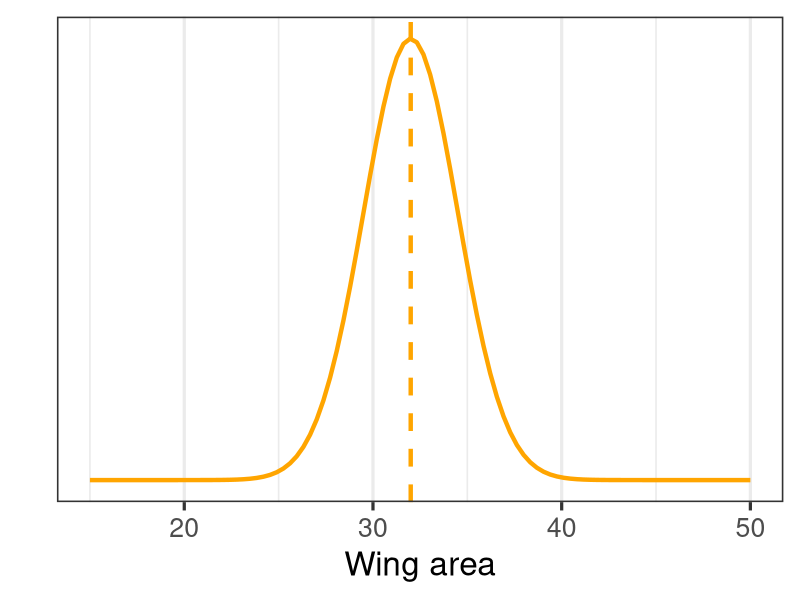
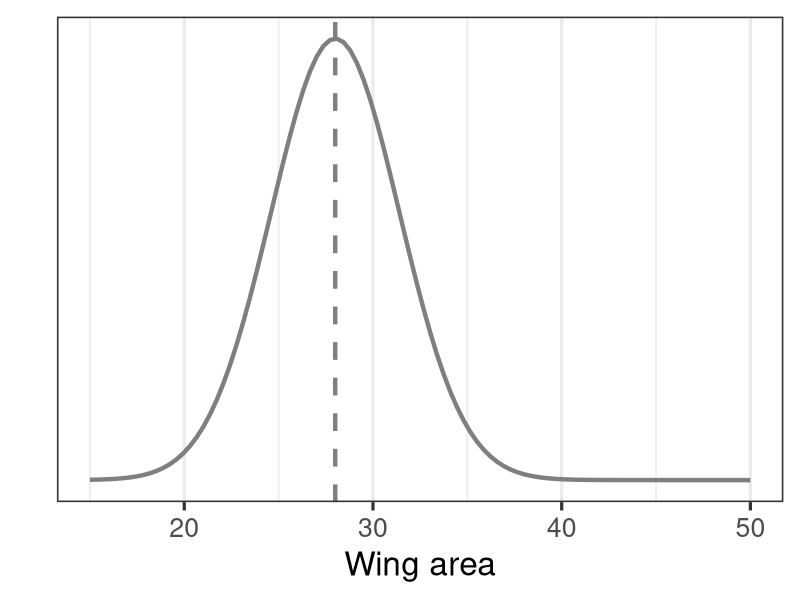
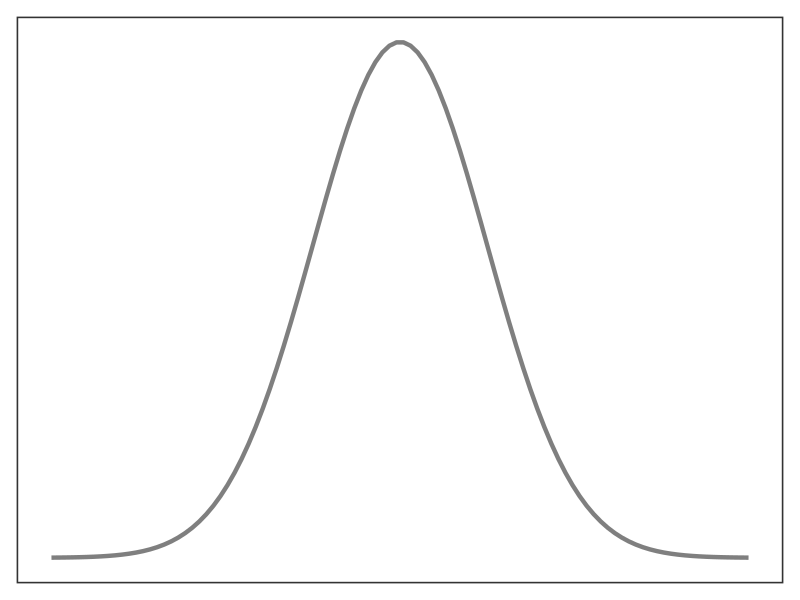
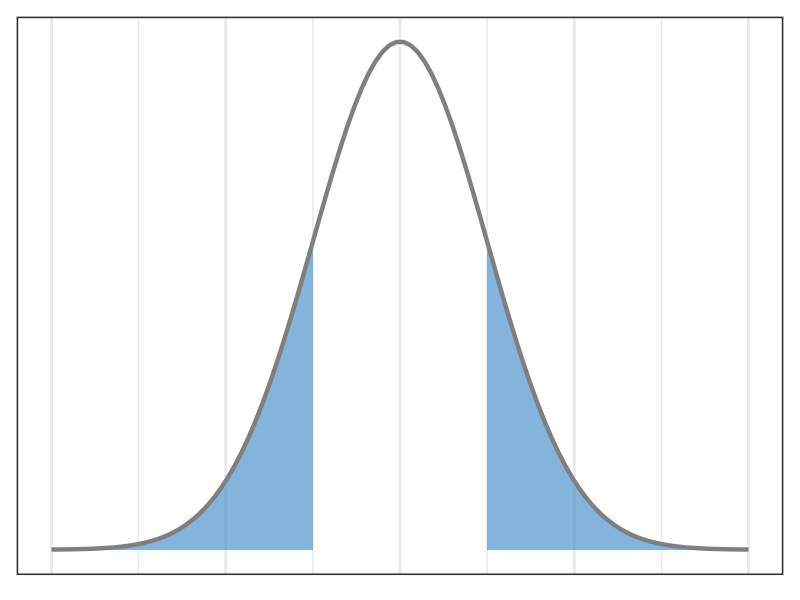
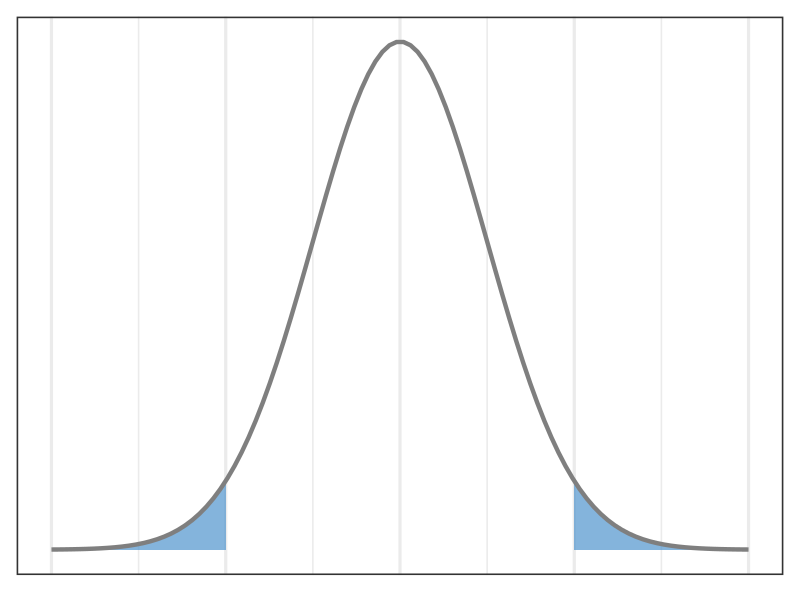
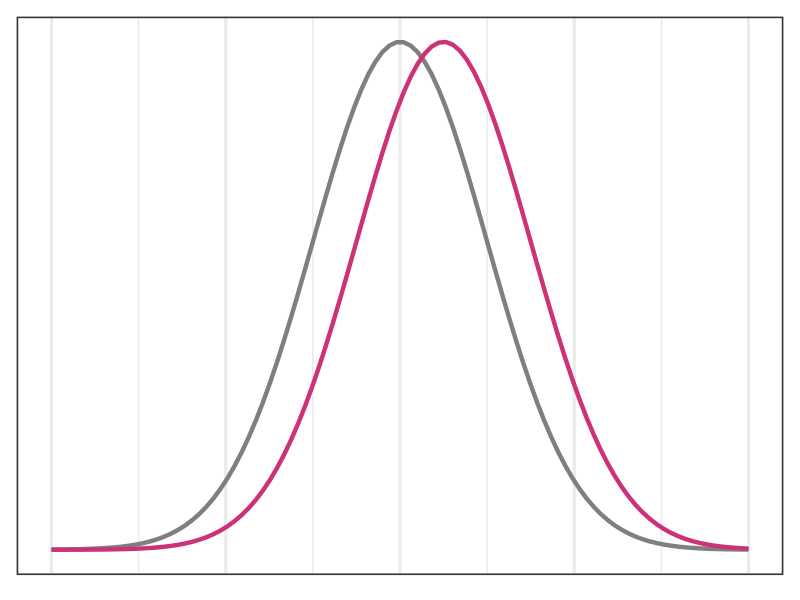
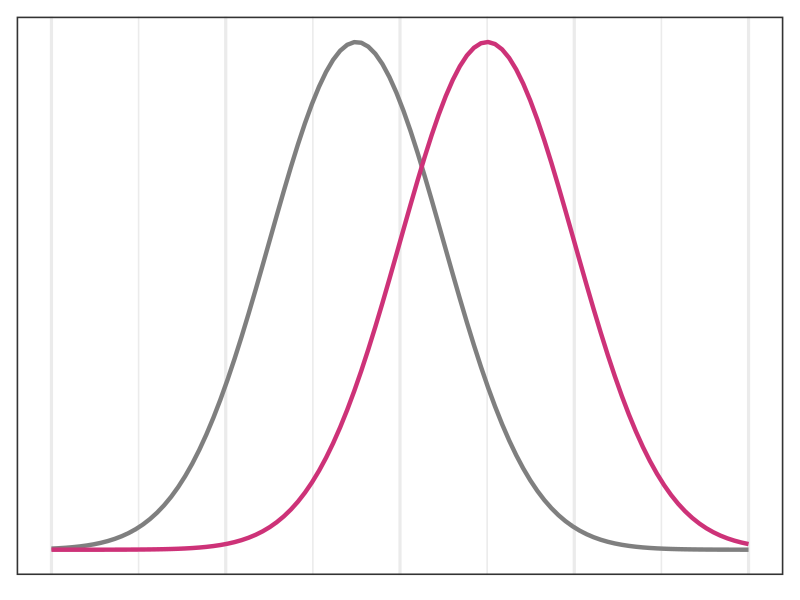
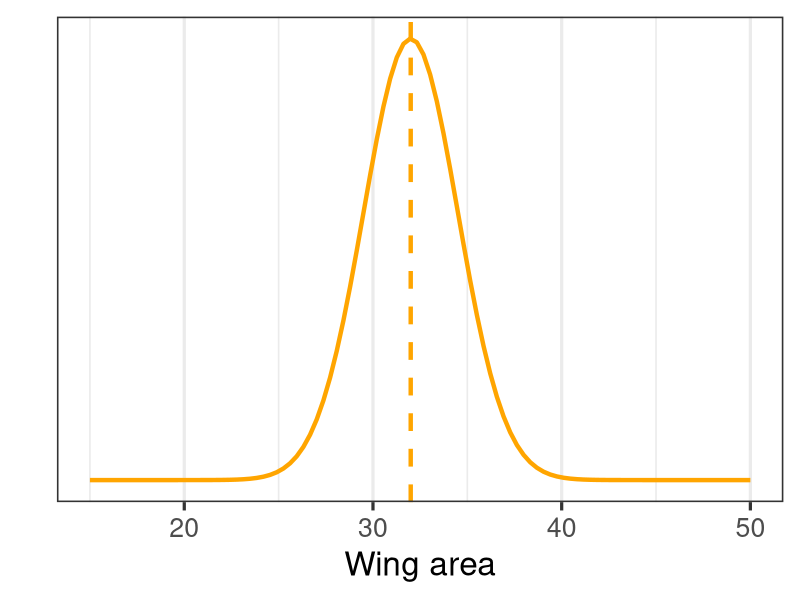

These charts were generated, in order, by the following R code:
# lecture06 script
library(tidyverse)

# set working directory
setwd(dirname(rstudioapi::getActiveDocumentContext()$path))

# butterfly fake population distribution example
data.frame(x = c(15,50)) %>%
    ggplot2::ggplot(.) +
    ggplot2::aes(x) +
    ggplot2::stat_function(fun = dnorm, 
                           n = 100, 
                           args = list(mean = 32, sd = 2.5),
                           color = "orange", size = 1.5) + 
    ggplot2::geom_vline(xintercept = 32, color = "orange", linetype = 2, size = 1.5) +
    ggplot2::labs(y = "", x = "Wing area") +
    ggplot2::scale_y_continuous(breaks = NULL) +
    ggplot2::theme_bw(24) 
ggsave("butterfly_distribution.png", height = 5, width = 7)

data.frame(x = c(15,50)) %>%
    ggplot2::ggplot(.) +
    ggplot2::aes(x) +
    ggplot2::stat_function(fun = dnorm,
                           n = 100,
                           args = list(mean = 28, sd = 3.4),
                           color = "grey50", size = 1.5) +
    ggplot2::geom_vline(xintercept = 28, color = "grey50", linetype = 2, size = 1.5) +
    ggplot2::labs(y = "", x = "Wing area") +
    ggplot2::scale_y_continuous(breaks = NULL) +
    ggplot2::theme_bw(24)
ggsave("butterfly_distribution2.png", height = 5, width = 7)

# calculate the SE between means 
s1=2.5
s2=3.4
n1=14
n2=12
sqrt((s1**2/n1) + (s2**2/n2))

p1 <- rnorm(14, 32, 2.5)
p2 <- rnorm(12, 28, 3.4)
t.test(p1, p2)


# show t on distribution
data.frame(x = c(-4,4)) %>%
    ggplot2::ggplot(.) +
    ggplot2::aes(x) +
    # ggplot2::stat_function(fun = dnorm,
    #                        n = 100,
    #                        geom = "area",
    #                        args = list(mean = 0, sd = 1),
    #                        xlim = c(-3, 3),
    #                        alpha = 0.7,
    #                        fill = "steelblue3", size = 1.5) +
    ggplot2::stat_function(fun = dnorm, 
                           n = 100, 
                           args = list(mean = 0, sd = 1),
                           color = "grey50", size = 1.5) + 
    ggplot2::scale_y_continuous(breaks = NULL) +
    ggplot2::scale_x_continuous(breaks = c(320,380,440,500,560,620,680)) +
    ggplot2::theme_bw(24) +
    ggplot2::theme(axis.title = element_blank(),
                   axis.text = element_blank(),
                   axis.ticks = element_blank())
ggsave("t_dist1.png", height = 5, width = 7)

# with p values
data.frame(x = c(-4,4)) %>%
    ggplot2::ggplot(.) +
    ggplot2::aes(x) +
    ggplot2::stat_function(fun = dnorm,
                           n = 100,
                           geom = "area",
                           args = list(mean = 0, sd = 1),
                           xlim = c(-4, -1),
                           alpha = 0.7,
                           fill = "steelblue3", size = 1.5) +
    ggplot2::stat_function(fun = dnorm,
                           n = 100,
                           geom = "area",
                           args = list(mean = 0, sd = 1),
                           xlim = c(1, 4),
                           alpha = 0.7,
                           fill = "steelblue3", size = 1.5) +
    ggplot2::stat_function(fun = dnorm, 
                           n = 100, 
                           args = list(mean = 0, sd = 1),
                           color = "grey50", size = 1.5) + 
    ggplot2::scale_y_continuous(breaks = NULL) +
    ggplot2::theme_bw(24) +
    ggplot2::theme(axis.title = element_blank(),
                   axis.text = element_blank(),
                   axis.ticks = element_blank())
ggsave("t_dist2.png", height = 5, width = 7)

# with p values
data.frame(x = c(-4,4)) %>%
    ggplot2::ggplot(.) +
    ggplot2::aes(x) +
    ggplot2::stat_function(fun = dnorm,
                           n = 100,
                           geom = "area",
                           args = list(mean = 0, sd = 1),
                           xlim = c(-4, -2),
                           alpha = 0.7,
                           fill = "steelblue3", size = 1.5) +
    ggplot2::stat_function(fun = dnorm,
                           n = 100,
                           geom = "area",
                           args = list(mean = 0, sd = 1),
                           xlim = c(2, 4),
                           alpha = 0.7,
                           fill = "steelblue3", size = 1.5) +
    ggplot2::stat_function(fun = dnorm, 
                           n = 100, 
                           args = list(mean = 0, sd = 1),
                           color = "grey50", size = 1.5) + 
    ggplot2::scale_y_continuous(breaks = NULL) +
    ggplot2::theme_bw(24) +
    ggplot2::theme(axis.title = element_blank(),
                   axis.text = element_blank(),
                   axis.ticks = element_blank())
ggsave("t_dist3.png", height = 5, width = 7)

# show effect sizes very small between two populations
data.frame(x = c(-4,4)) %>%
    ggplot2::ggplot(.) +
    ggplot2::aes(x) +
    ggplot2::stat_function(fun = dnorm, 
                           n = 100, 
                           args = list(mean = 0, sd = 1),
                           color = "grey50", size = 1.5) + 
    ggplot2::stat_function(fun = dnorm, 
                           n = 100, 
                           args = list(mean = 0.5, sd = 1),
                           color = "violetred3", size = 1.5) + 
    ggplot2::scale_y_continuous(breaks = NULL) +
    ggplot2::theme_bw(24) +
    ggplot2::theme(axis.title = element_blank(),
                   axis.text = element_blank(),
                   axis.ticks = element_blank())
ggsave("effect_size1.png", height = 5, width = 7)


# show larger effect size
data.frame(x = c(-4,4)) %>%
    ggplot2::ggplot(.) +
    ggplot2::aes(x) +
    ggplot2::stat_function(fun = dnorm, 
                           n = 100, 
                           args = list(mean = -0.5, sd = 1),
                           color = "grey50", size = 1.5) + 
    ggplot2::stat_function(fun = dnorm, 
                           n = 100, 
                           args = list(mean = 1, sd = 1),
                           color = "violetred3", size = 1.5) + 
    ggplot2::scale_y_continuous(breaks = NULL) +
    ggplot2::theme_bw(24) +
    ggplot2::theme(axis.title = element_blank(),
                   axis.text = element_blank(),
                   axis.ticks = element_blank())
ggsave("effect_size2.png", height = 5, width = 7)
